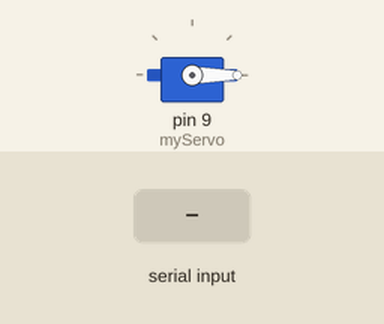
This sketch was run on a simulated Arduino Uno, built with avr-gcc and run on an emulated ATmega328P. Shown: servo. Inputs (shaded band) come from the test bench.

Above: at 1.2 s.
1.3 s: "1" received over Serial
At 1.7 s:
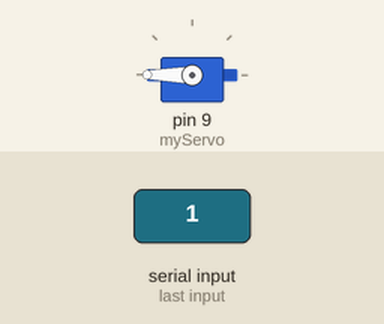
2.8 s: "0" received over Serial
At 4.1 s:
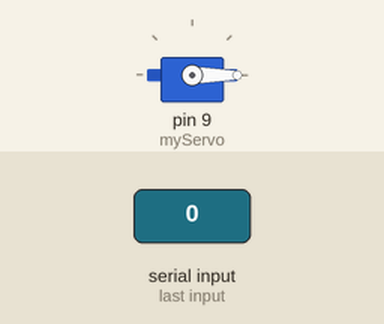
Timing chart, 0 to 5.8 s (numbered marks = the images above; inputs shaded):
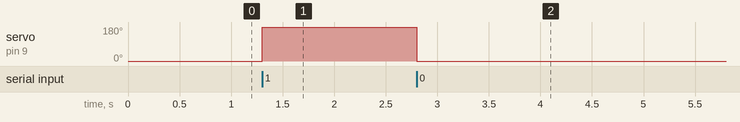

The sketch:

servo_control.ino
```cpp
#include <Servo.h>

Servo myServo;

void setup() {
  Serial.begin(9600);
  myServo.attach(9);
  myServo.write(0);  // Start in OFF position
}

void loop() {
  if (Serial.available() > 0) {
    char command = Serial.read();
    myServo.write(command == '1' ? 180 : 0);
  }
}
```

Measured:
- after the input at 1.3 s, servo on pin 9 (myServo): 0° → 180° at once
- after the input at 2.8 s, servo on pin 9 (myServo): 180° → 0° at once
